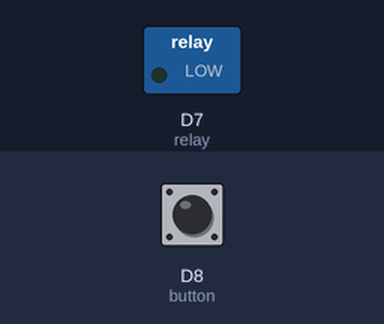
A sketch run on a simulated ESP8266 (NodeMCU). Parts: switched loads named in the sketch (green lamp = pin HIGH). The inputs (shaded band) are chosen by the test bench; at power-on: D8 (button) LOW.

Above: at 1.2 s.
1.3 s: D8 (button) pulled HIGH for 0.15 s
At 2.7 s:
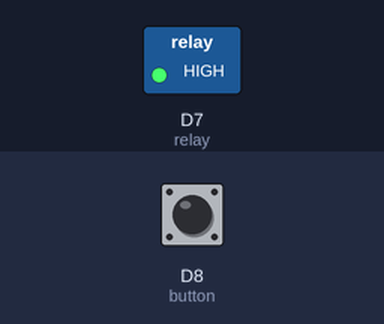
Timing chart, 0 to 4.3 s (numbered marks = the images above; inputs shaded):
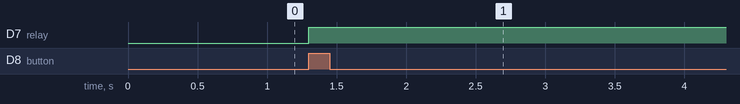

The sketch:

Final_Project.ino
```cpp
//DHT Sensor
#include <DHT.h>
#define TYPE DHT11
int sensorPin = D3;

DHT dht(sensorPin, TYPE);
float humidity;
float temp1;
float temp2;

//relay for the water pump
int relay = D7;

//soil moisture sensor
int sensVal = A0;
float moist;

//button sensor
int button = D8;
int number;

//clock
const unsigned long interval_1 = 300000;
unsigned long past_1 = 0;

void setup() {
dht.begin();
pinMode(relay, OUTPUT);
pinMode(sensVal, INPUT);
pinMode(button, INPUT);


}

void loop() {

unsigned long currentTime = millis();

//data
if(currentTime - past_1 >= interval_1){
  humidity = dht.readHumidity();
  temp1 = dht.readTemperature();
  temp2 = dht.readTemperature(true);
  moist = analogRead(sensVal);

  past_1 = currentTime;

}

//button
  number = digitalRead(button);

//Putting everything together
if(moist >= 270 && temp1 <= 25.5){
    for( int j = 0; j < 420; j++){//the number represents the seconds
      digitalWrite(relay, HIGH);
      j = j++;
      delay(1000);
    }
  }
else if(number == 1){
    for( int j = 0; j < 420; j++){//the number represents the seconds
      digitalWrite(relay, HIGH);
      j = j++;
      delay(1000);
    }
  }

else if (number == 0){
  digitalWrite(relay, LOW);
  }

else{
  digitalWrite(relay,LOW);
}


}
```

Measured:
- after the input at 1.3 s, D7 (relay): LOW → HIGH at once
